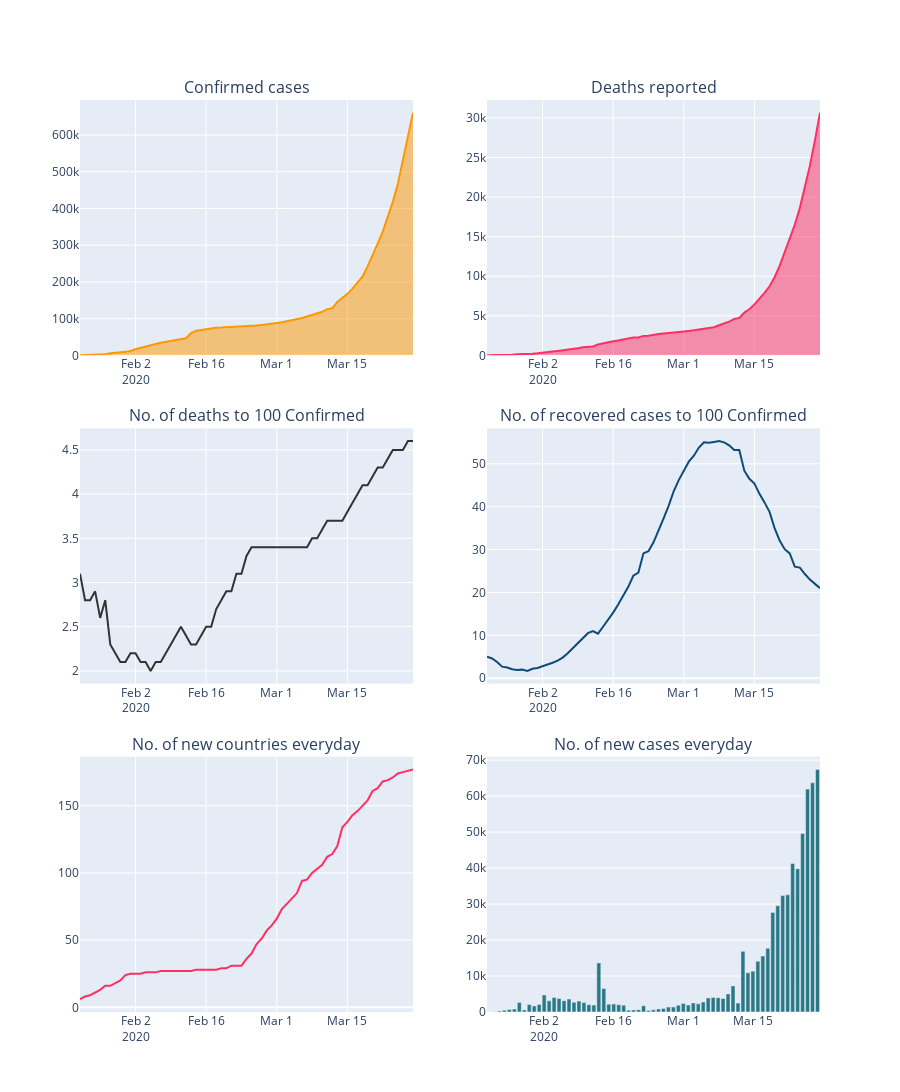

Notebook cell for this chart:
### Code cell
# ------------------------------------------------------------------------------------------

temp = full_table.groupby('Date')['Confirmed', 'Deaths', 'Recovered'].sum().reset_index()
temp['No. of Deaths to 100 Confirmed Cases'] = round(temp['Deaths']/temp['Confirmed'], 3)*100
temp['No. of Recovered to 100 Confirmed Cases'] = round(temp['Recovered']/temp['Confirmed'], 3)*100

fig_1 = px.area(temp, x="Date", y="Confirmed", color_discrete_sequence = [act])
fig_2 = px.area(temp, x="Date", y="Deaths", color_discrete_sequence = [dth])
fig_3 = px.line(temp, x="Date", y="No. of Deaths to 100 Confirmed Cases",  color_discrete_sequence=['#333333'])
fig_4 = px.line(temp, x="Date", y="No. of Recovered to 100 Confirmed Cases",  color_discrete_sequence=['#0f4c75'])

# ------------------------------------------------

spread = full_table[full_table['Confirmed']!=0].groupby('Date')['Country/Region'].unique().apply(len)
spread = pd.DataFrame(spread).reset_index()

fig_5 = px.line(spread, x='Date', y='Country/Region',  color_discrete_sequence=[dth])

# -------------------------------------------------------------------------------------------

temp = full_table.groupby(['Country/Region', 'Date', ])['Confirmed', 'Deaths']
temp = temp.sum().diff().reset_index()

mask = temp['Country/Region'] != temp['Country/Region'].shift(1)

temp.loc[mask, 'Confirmed'] = np.nan
temp.loc[mask, 'Deaths'] = np.nan

temp = temp.groupby('Date')['Confirmed'].sum().reset_index()

fig_6 = px.bar(temp, x="Date", y="Confirmed", color_discrete_sequence=['#2a7886'])
fig_6.update_layout(xaxis_rangeslider_visible=True)

# ==========================================================================================

fig = make_subplots(rows=3, cols=2, shared_xaxes=False, vertical_spacing=0.08, horizontal_spacing=0.1,
                    subplot_titles=('Confirmed cases', 'Deaths reported', 
                                    'No. of deaths to 100 Confirmed', 'No. of recovered cases to 100 Confirmed', 
                                    'No. of new countries everyday', 'No. of new cases everyday'))

fig.add_trace(fig_1['data'][0], row=1, col=1)
fig.add_trace(fig_2['data'][0], row=1, col=2)
fig.add_trace(fig_3['data'][0], row=2, col=1)
fig.add_trace(fig_4['data'][0], row=2, col=2)
fig.add_trace(fig_5['data'][0], row=3, col=1)
fig.add_trace(fig_6['data'][0], row=3, col=2)

fig.update_layout(height=1200)
